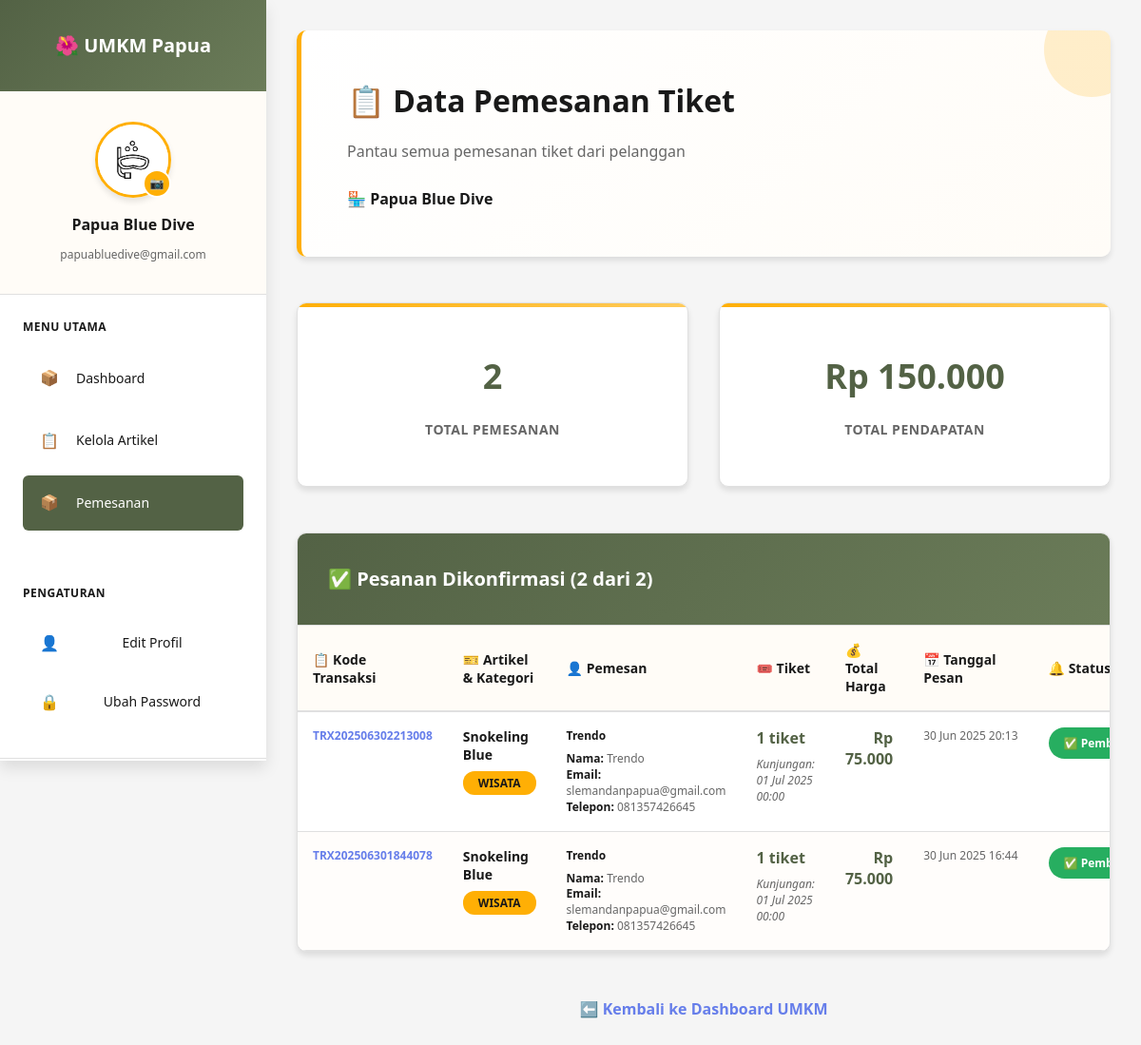
The app's page /umkm/umkm_pemesanan.php (signed in) with its own data.
### tables this page shows
CREATE TABLE `umkm` (
  `id` int(11) NOT NULL,
  `email` varchar(100) NOT NULL,
  `password` varchar(255) NOT NULL,
  `business_name` varchar(100) NOT NULL,
  `owner_name` varchar(100) NOT NULL,
  `phone` varchar(20) NOT NULL,
  `address` text NOT NULL,
  `business_type` enum('jasa','event','kuliner','kerajinan','wisata') NOT NULL,
  `description` text DEFAULT NULL,
  `profile_image` varchar(255) DEFAULT 'default-umkm.jpg',
  `status` enum('pending','active','inactive') DEFAULT 'pending',
  `created_at` timestamp NOT NULL DEFAULT current_timestamp(),
  `updated_at` timestamp NOT NULL DEFAULT current_timestamp() ON UPDATE current_timestamp()
);

CREATE TABLE `transaksi_items` (
  `id` int(11) NOT NULL,
  `transaksi_id` int(11) NOT NULL,
  `item_type` enum('wisata','penginapan','artikel') NOT NULL,
  `item_id` int(11) NOT NULL,
  `item_name` varchar(255) NOT NULL,
  `quantity` int(11) NOT NULL,
  `price_per_unit` decimal(10,2) NOT NULL,
  `subtotal` decimal(10,2) NOT NULL,
  `booking_date` date DEFAULT NULL,
  `checkin_date` date DEFAULT NULL,
  `checkout_date` date DEFAULT NULL,
  `notes` text DEFAULT NULL
);

CREATE TABLE `transaksi` (
  `id` int(11) NOT NULL,
  `user_id` int(11) NOT NULL,
  `transaction_code` varchar(20) NOT NULL,
  `total_amount` decimal(10,2) NOT NULL,
  `payment_status` enum('pending','awaiting_confirmation','paid','rejected','cancelled') DEFAULT 'pending',
  `payment_method` varchar(50) DEFAULT NULL,
  `payment_proof` varchar(255) DEFAULT NULL,
  `user_payment_date` datetime DEFAULT NULL,
  `payment_confirmed_at` datetime DEFAULT NULL,
  `payment_confirmed_by` int(11) DEFAULT NULL,
  `payment_date` datetime DEFAULT NULL,
  `created_at` timestamp NOT NULL DEFAULT current_timestamp(),
  `updated_at` timestamp NOT NULL DEFAULT current_timestamp() ON UPDATE current_timestamp()
);

CREATE TABLE `artikel` (
  `id` int(11) NOT NULL,
  `umkm_id` int(11) NOT NULL,
  `judul` varchar(200) NOT NULL,
  `deskripsi` text NOT NULL,
  `harga` decimal(15,2) NOT NULL,
  `kategori` enum('jasa','event','kuliner','kerajinan','wisata') NOT NULL,
  `gambar` varchar(255) DEFAULT NULL,
  `status` enum('active','inactive') DEFAULT 'active',
  `created_at` timestamp NOT NULL DEFAULT current_timestamp(),
  `updated_at` timestamp NOT NULL DEFAULT current_timestamp() ON UPDATE current_timestamp()
);

CREATE TABLE `users` (
  `id` int(11) NOT NULL,
  `email` varchar(100) NOT NULL,
  `password` varchar(255) NOT NULL,
  `full_name` varchar(100) NOT NULL,
  `phone` varchar(20) DEFAULT NULL,
  `address` text DEFAULT NULL,
  `profile_image` varchar(255) DEFAULT 'default-user.jpg',
  `created_at` timestamp NOT NULL DEFAULT current_timestamp(),
  `updated_at` timestamp NOT NULL DEFAULT current_timestamp() ON UPDATE current_timestamp()
);

### umkm/umkm_pemesanan.php (the view, shortened to what this page needs)
<?php
include 'sidebar.php';
$db = getDbConnection();
$umkm_id = $_SESSION['umkm_id'];
$stmt = $db->prepare("SELECT business_name, profile_image, email, phone FROM umkm WHERE id = ?");
$stmt->bind_param("i", $umkm_id);
$stmt->execute();
$result = $stmt->get_result();
$umkm_data = $result->fetch_assoc();
$page = isset($_GET['page']) ? max(1, intval($_GET['page'])) : 1;
$limit = 10;
$offset = ($page - 1) * $limit;
$count_query = "SELECT COUNT(DISTINCT ti.id) as total
                FROM transaksi_items ti
                JOIN transaksi t ON ti.transaksi_id = t.id
                JOIN artikel a ON ti.item_id = a.id AND ti.item_type = 'artikel'
                WHERE a.umkm_id = ? AND t.payment_status = 'paid'";
$count_stmt = $db->prepare($count_query);
$count_stmt->bind_param("i", $umkm_id);
$count_stmt->execute();
$count_result = $count_stmt->get_result();
$total_pemesanan = $count_result->fetch_assoc()['total'];
$pemesanan_query = "SELECT
                        ti.id,
                        ti.quantity as jumlah_tiket,
                        ti.subtotal as total_harga,
                        ti.booking_date as tanggal_kunjungan,
                        ti.notes as catatan,
                        t.created_at,
                        t.transaction_code,
                        t.payment_confirmed_at,
                        a.judul as artikel_judul,
                        a.harga as artikel_harga,
                        a.kategori,
                        u.full_name as user_name,
                        u.email as email_pemesan,
                        u.phone as phone_pemesan,
                        u.full_name as nama_pemesan,
                        t.payment_status
                    FROM transaksi_items ti
                    JOIN transaksi t ON ti.transaksi_id = t.id
                    JOIN artikel a ON ti.item_id = a.id AND ti.item_type = 'artikel'
                    JOIN users u ON t.user_id = u.id
                    WHERE a.umkm_id = ? AND t.payment_status = 'paid'
                    ORDER BY t.payment_confirmed_at DESC
                    LIMIT ? OFFSET ?";
$pemesanan_stmt = $db->prepare($pemesanan_query);
$pemesanan_stmt->bind_param("iii", $umkm_id, $limit, $offset);
$pemesanan_stmt->execute();
$pemesanan_result = $pemesanan_stmt->get_result();
$pemesanan_list = $pemesanan_result->fetch_all(MYSQLI_ASSOC);
$stats_query = "SELECT
                    COUNT(DISTINCT ti.id) as total_pemesanan,
                    SUM(ti.subtotal) as total_pendapatan
                FROM transaksi_items ti
                JOIN transaksi t ON ti.transaksi_id = t.id
                JOIN artikel a ON ti.item_id = a.id AND ti.item_type = 'artikel'
                WHERE a.umkm_id = ? AND t.payment_status = 'paid'";
$stats_stmt = $db->prepare($stats_query);
$stats_stmt->bind_param("i", $umkm_id);
$stats_stmt->execute();
$stats_result = $stats_stmt->get_result();
$stats = $stats_result->fetch_assoc();
function formatPrice($price) {
    return 'Rp ' . number_format($price, 0, ',', '.');
}
function formatDate($date) {
    return date('d M Y H:i', strtotime($date));
}
?>
<!DOCTYPE html>
<html lang="id">
<head>
    <link rel="stylesheet" href="umkm.css">
</head>
<body>
    <div class="pemesanan-container">
        <div class="header-section">
            <h1>📋 Data Pemesanan Tiket</h1>
            <p>Pantau semua pemesanan tiket dari pelanggan</p>
            <div style="margin-top: 1rem;">
                <strong>🏪 <?php echo htmlspecialchars($umkm_data['business_name']); ?></strong>
            </div>
        </div>
        <div class="stats-grid">
            <div class="stat-card">
                <div class="stat-number"><?php echo $stats['total_pemesanan']; ?></div>
                <div class="stat-label">Total Pemesanan</div>
            </div>
            <div class="stat-card">
                <div class="stat-number"><?php echo formatPrice($stats['total_pendapatan']); ?></div>
                <div class="stat-label">Total Pendapatan</div>
            </div>
        </div>
        <div class="table-container">
            <div class="table-header">
                <h3>✅ Pesanan Dikonfirmasi (<?php echo count($pemesanan_list); ?> dari <?php echo $total_pemesanan; ?>)</h3>
            </div>
            <?php if (empty($pemesanan_list)): ?>
                <div class="empty-state">
                    <div class="icon">📭</div>
                    <h3>Belum Ada Pemesanan</h3>
                    <p>Pemesanan tiket dari pelanggan akan muncul di sini.</p>
                </div>
            <?php else: ?>
                <table class="pemesanan-table">
                    <thead>
                        <tr>
                            <th>📋 Kode Transaksi</th>
                            <th>🎫 Artikel & Kategori</th>
                            <th>👤 Pemesan</th>
                            <th>🎟️ Tiket</th>
                            <th>💰 Total Harga</th>
                            <th>📅 Tanggal Pesan</th>
                            <th>🔔 Status</th>
                        </tr>
                    </thead>
                    <tbody>
                        <?php foreach ($pemesanan_list as $pemesanan): ?>
                            <tr>
                                <td>
                                    <strong style="color: #667eea;">
                                        <?php echo htmlspecialchars($pemesanan['transaction_code']); ?>
                                    </strong>
                                </td>
                                <td>
                                    <div class="artikel-info">
                                        <?php echo htmlspecialchars($pemesanan['artikel_judul']); ?>
                                    </div>
                                    <span class="kategori-badge">
                                        <?php echo ucfirst($pemesanan['kategori']); ?>
                                    </span>
                                </td>
                                <td>
                                    <div class="user-info">
                                        <?php echo htmlspecialchars($pemesanan['user_name']); ?>
                                    </div>
                                    <div class="pemesan-details">
                                        <strong>Nama:</strong> <?php echo htmlspecialchars($pemesanan['nama_pemesan']); ?><br>
                                        <strong>Email:</strong> <?php echo htmlspecialchars($pemesanan['email_pemesan']); ?><br>
                                        <strong>Telepon:</strong> <?php echo htmlspecialchars($pemesanan['phone_pemesan']); ?>
                                    </div>
                                </td>
                                <td>
                                    <div class="tiket-info">
                                        <?php echo $pemesanan['jumlah_tiket']; ?> tiket
                                    </div>
                                    <div class="tanggal-kunjungan">
                                        Kunjungan: <?php echo $pemesanan['tanggal_kunjungan'] ? formatDate($pemesanan['tanggal_kunjungan']) : 'Tidak ditentukan'; ?>
                                    </div>
                                </td>
                                <td class="price-cell">
                                    <?php echo formatPrice($pemesanan['total_harga']); ?>
                                </td>
                                <td class="date-cell">
                                    <?php echo formatDate($pemesanan['created_at']); ?>
                                </td>
                                <td>
                                    <span class="status-badge">
                                        ✅ Pembayaran Dikonfirmasi
                                    </span>
                                </td>
                            </tr>
                        <?php endforeach; ?>
                    </tbody>
                </table>
            <?php endif; ?>
        </div>
        <div style="text-align: center; margin-top: 2rem;">
            <a href="umkm_dashboard.php" style="color: #667eea; text-decoration: none; font-weight: bold;">
                ⬅️ Kembali ke Dashboard UMKM
            </a>
        </div>
    </div>
</body>
</html>

### umkm/sidebar.php (shortened to what this page needs)
<?php
$current_page = basename($_SERVER['PHP_SELF']);
if (!isset($umkm_data) && isset($_SESSION['umkm_id'])) {
    $db = getDbConnection();
    $umkm_id = $_SESSION['umkm_id'];
    $stmt = $db->prepare("SELECT * FROM umkm WHERE id = ?");
    $stmt->bind_param("i", $umkm_id);
    $stmt->execute();
    $result = $stmt->get_result();
    $umkm_data = $result->fetch_assoc();
}
$profile_image = $umkm_data['profile_image'] ? $umkm_data['profile_image'] : 'default-umkm.jpg';
$profile_image_path = '../uploads/profile_images/' . $profile_image;
?>
<link rel="stylesheet" href="sidebar.css">
<div class="sidebar">
    <div class="sidebar-header">
        <h2>🌺 UMKM Papua</h2>
    </div>
    <div class="sidebar-profile">
        <div class="profile-image">
            <img src="<?php echo htmlspecialchars($profile_image_path); ?>" alt="Profile" id="profileImg">
            <button class="change-photo-btn" onclick="openImageModal()" title="Ubah Foto">
                📷
            </button>
        </div>
        <div class="profile-info">
            <h3><?php echo htmlspecialchars($umkm_data['business_name']); ?></h3>
            <p><?php echo htmlspecialchars($umkm_data['email']); ?></p>
        </div>
    </div>
    <div class="sidebar-menu">
        <h4>Menu Utama</h4>
        <ul>
            <li>
                <a href="umkm_analytics.php" class="<?php echo ($current_page == 'umkm_analitics.php') ? 'active' : ''; ?>">
                    <span class="menu-icon">📦</span>
                    <span class="menu-text">Dashboard</span>
                </a>
            </li>
            <li>
                <a href="umkm_dashboard.php" class="<?php echo ($current_page == 'umkm_dashboard.php') ? 'active' : ''; ?>">
                    <span class="menu-icon">📋</span>
                    <span class="menu-text">Kelola Artikel</span>
                </a>
            </li>
            <li>
                <a href="umkm_pemesanan.php" class="<?php echo ($current_page == 'umkm_pemesanan.php') ? 'active' : ''; ?>">
                    <span class="menu-icon">📦</span>
                    <span class="menu-text">Pemesanan</span>
                </a>
            </li>
        </ul>
    </div>
    <div class="sidebar-actions">
        <h4>Pengaturan</h4>
        <ul>
            <li>
                <button onclick="openProfileModal()" class="action-btn">
                    <span class="menu-icon">👤</span>
                    <span class="menu-text">Edit Profil</span>
                </button>
            </li>
            <li>
                <button onclick="openPasswordModal()" class="action-btn">
                    <span class="menu-icon">🔒</span>
                    <span class="menu-text">Ubah Password</span>
                </button>
            </li>
        </ul>
    </div>
    <div class="sidebar-footer">
    </div>
</div>

### records on screen
umkm: profile_image (picture), business_name "Papua Blue Dive", email "papuabluedive@gmail.com"
transaksi_items: transaksi.transaction_code "TRX202506302213008", artikel.judul "Snokeling Blue", artikel.kategori "WISATA", users.full_name "Trendo", users.email "slemandanpapua@gmail.com", users.phone "081357426645", quantity "1", booking_date "01 Jul 2025 00:00", subtotal "Rp 75.000", transaksi.created_at "30 Jun 2025 20:13"
transaksi_items: transaksi.transaction_code "TRX202506301844078", artikel.judul "Snokeling Blue", artikel.kategori "WISATA", users.full_name "Trendo", users.email "slemandanpapua@gmail.com", users.phone "081357426645", quantity "1", booking_date "01 Jul 2025 00:00", subtotal "Rp 75.000", transaksi.created_at "30 Jun 2025 16:44"

### other values on screen
$stats['total_pemesanan'] "2"
formatPrice($stats['total_pendapatan']) "Rp 150.000"
count($pemesanan_list) "2"
$total_pemesanan "2"
